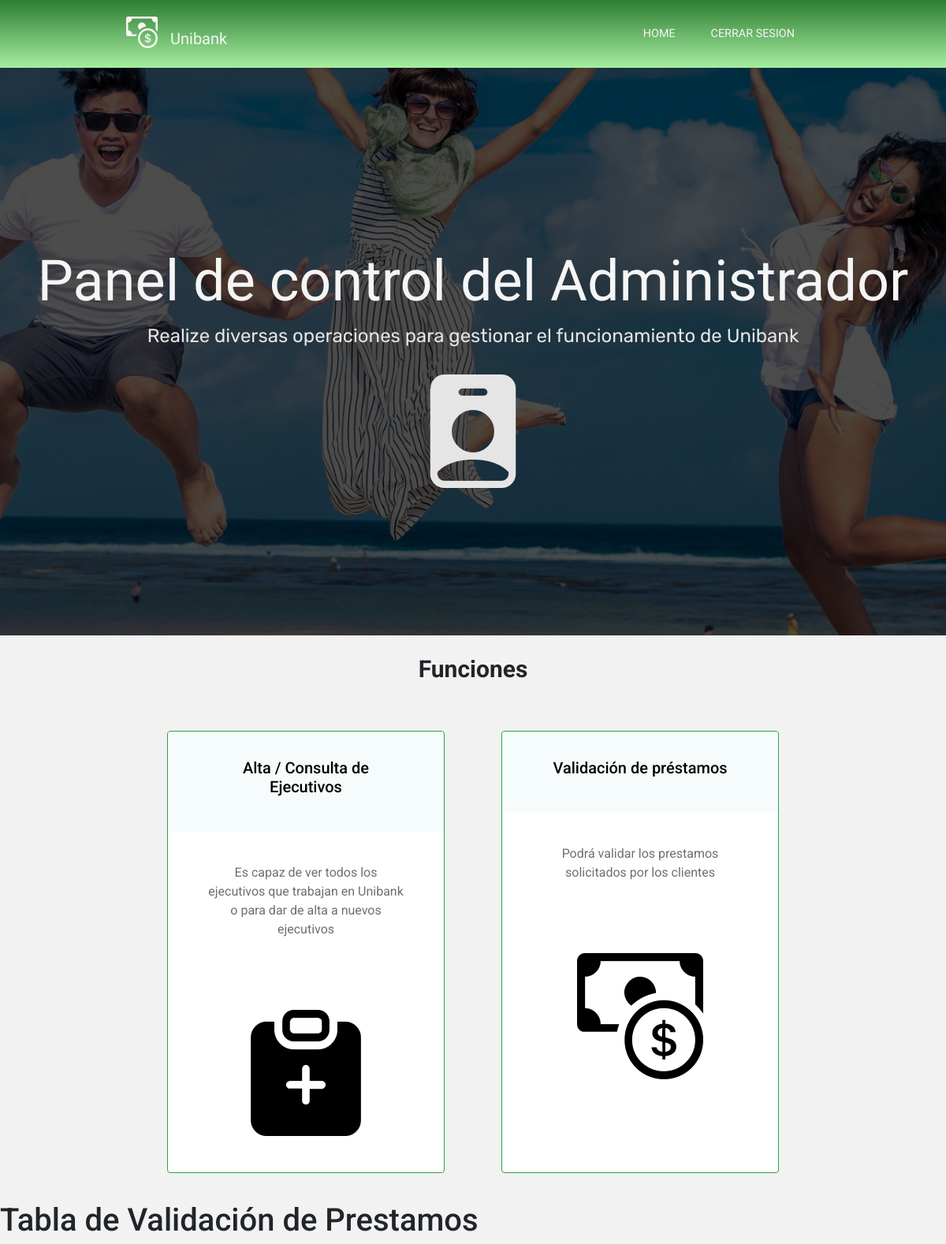
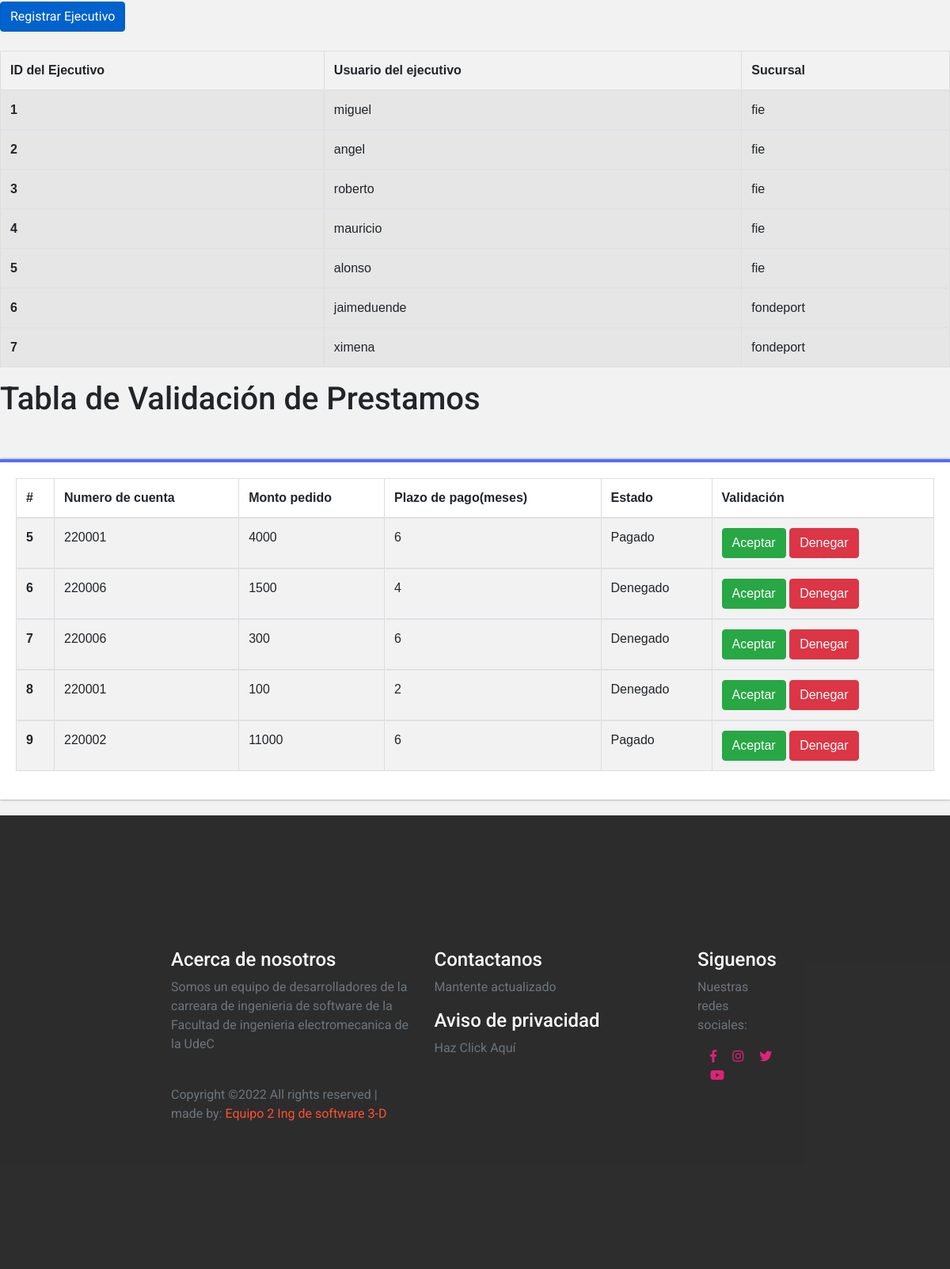
/adminUser.php (signed in), run on the app's committed database (2 pictures, top to bottom).
### tables this page shows
CREATE TABLE `ejecutivos` (
  `idEjecutivo` int(11) NOT NULL,
  `usuarioEjecutivo` varchar(200) NOT NULL,
  `sucursal` varchar(50) NOT NULL,
  `pass` varchar(200) NOT NULL
);

CREATE TABLE `prestamos` (
  `id` int(11) NOT NULL,
  `NoCli` int(11) NOT NULL,
  `dinero` int(11) NOT NULL,
  `meses` int(11) NOT NULL,
  `status` varchar(50) NOT NULL
);

### vistas/adminUser.view.php (the view, shortened to what this page needs)
<!DOCTYPE html>
<html lang="en">
<head>
  <link rel="stylesheet" href="https://stackpath.bootstrapcdn.com/bootstrap/4.3.1/css/bootstrap.min.css"
 />
  <link rel="stylesheet" href="https://use.fontawesome.com/releases/v5.7.2/css/all.css"
>
  <link rel="stylesheet" href="https://cdn.jsdelivr.net/npm/bootstrap-icons@1.9.1/font/bootstrap-icons.css">
  <link rel="stylesheet" href="./Style.css" />
  <link rel="stylesheet" href="./mobile-style.css">
</head>
<body>
  <header>
    <div class="container-fluid p-0">
      <nav class="navbar navbar-expand-lg">
        <a class="navbar-brand" href="./index.php">
          <i class="bi bi-cash-coin fa-2x mx-3"></i>Unibank
        </a>
        <div class="collapse navbar-collapse" id="navbarNav">
          <ul class="navbar-nav">
            <li class="nav-item active">
              <a class="nav-link" href="./index.php">HOME
              </a>
            </li>
            <li class="nav-item" >
             <a class="nav-link" href="./funciones/cerrarSesion.php">
                <?php if(isset($_SESSION['adminUser'])){
                    echo "CERRAR SESION";
                    } elseif (isset($_SESSION['usuarioEjecutivo'])) {
                    echo "CERRAR SESION";
                    } elseif (isset($_SESSION['codigoCliente'])) {
                    echo "CERRAR SESION";
                    }
                    else {
                         echo "";
                    }
                  ?>
              </a>
              </li>
          </ul>
        </div>
      </nav>
    </div>
  </header>
  <section class="section-2 container-fluid p-0">
      <div class="cover">
        <div class="content text-center">
        <h1>Panel de control del Administrador </h1>
        <p>
          Realize diversas operaciones para gestionar el funcionamiento de Unibank <br>
          <i style="font-size: 6em;" class="bi bi-person-badge-fill"></i>
          <br>
        </p>
        </div>
      </div>
<div id="tituloAdmin">Funciones</div>
      <div class="purchase text-center">
        <div class="cards">
          <div class="d-flex flex-row justify-content-center flex-wrap">
            <div class="card card border-success">
              <div class="card-body">
                <div class="title">
                  <h5 style="color: black;" class="card-title">Alta / Consulta de Ejecutivos</h5>
                </div>
                <p class="card-text">
                  Es capaz de ver todos los ejecutivos que trabajan en Unibank o para dar de alta a nuevos ejecutivos<br>
                </p>
                <i style="font-size: 10em; color: black;" class="bi bi-clipboard-plus-fill"></i>
              </div>
            </div>
            <div class="card card border-success">
              <div class="card-body">
                <div class="title">
                  <h5 style="color: black;" class="card-title">Validación de préstamos</h5>
                </div>
                <p class="card-text">
                  Podrá validar los prestamos solicitados por los clientes
                </p>
                <i style="font-size: 10em; color: black;" class="bi bi-cash-coin"></i>
              </div>
            </div>
          </div>
        </div>
      </div>
    </section>
    <?php
    $conexion=mysqli_connect('localhost','root','','unibank');
    ?>
  <h1>Tabla de Validación de Prestamos</h1>
  <table class="table table-striped table-hover">
  <div class="botoncito">
    <a href="./rscEjecutivo/registroEjecutivo.view.php" class="btn btn-primary active" aria-current="page">Registrar Ejecutivo</a>
  </div><br>
  <thead>
    <tr>
      <th scope="col">ID del Ejecutivo</th>
      <th scope="col">Usuario del ejecutivo</th>
      <th scope="col">Sucursal</th>
    </tr>
  </thead>
  <?php
  $sql="SELECT * FROM ejecutivos";
  $result=mysqli_query($conexion,$sql);
  while($mostrar=mysqli_fetch_array($result)){
  ?>
  <tbody>
    <tr>
      <th scope="row"><?php echo $mostrar['idEjecutivo'] ?></th>
      <td><?php echo $mostrar['usuarioEjecutivo'] ?></td>
      <td><?php echo $mostrar['sucursal'] ?></td>
    </tr>
  <?php
  }
  ?>
  </table>
<?php
$conexion=mysqli_connect('localhost','root','','unibank');
?>
  <h1>Tabla de Validación de Prestamos</h1><br>
  <form method="POST" action="./amortizacion/respuestasPrestamos/aceptar.php">
  <table class="table table-striped table-hover">
  <thead>
    <tr>
      <th scope="col">#</th>
      <th scope="col">Numero de cuenta</th>
      <th scope="col">Monto pedido</th>
      <th scope="col">Plazo de pago(meses)</th>
      <th scope="col">Estado</th>
      <th scope="ccol">Validación</th>
    </tr>
  </thead>
  <?php
  $sql="SELECT * FROM prestamos ";
  $result=mysqli_query($conexion,$sql);
  while($mostrar=mysqli_fetch_array($result)){
  ?>
  <tbody>
    <tr>
      <th scope="row"><?php echo $mostrar['id'] ?></th>
      <td><?php echo $mostrar['NoCli'] ?></td>
      <td><?php echo $mostrar['dinero'] ?></td>
      <td><?php echo $mostrar['meses'] ?></td>
      <td><?php echo $mostrar['status'] ?></td>
      <td><a class="btn btn-success" href="./amortizacion/respuestasPrestamos/aceptar.php?id=<?=$mostrar['id']?>" role="button">Aceptar</a>
      <a class="btn btn-danger" href="./amortizacion/respuestasPrestamos/denegar.php?id=<?=$mostrar['id']?>" role="button">Denegar</a></td>
    </tr>
  <?php
  }
  ?>
  </table>
</form>
<?php
require './vistas/footer.php';
?>
</body>
</html>

### Style.css (style rules this page uses)
* { box-sizing: border-box; }
header, section { overflow-x: hidden; }
:root { --Sniglet-font: "Sniglet", cursive; --Rubik: "Rubik", cursive; --Patua: "Patua One", cursive; --Lobster: "lobster", cursive; --light-black: #2e2c2caf; --bggradient: linear-gradient(to bottom, #2e7d32, #a5eea0); --light-gray: rgba(255, 255, 255, 0.877); }
header a { font-family: var(--Sniglet-font); font-size: 0.9em; color: whitesmoke; }
header .nav-item:last-child { padding-right: 10.5em; }
header .nav-item { padding: 0.9em; }
header .navbar-brand { padding-left: 8rem; }
header { background: #ff512f; background: var(--bggradient); }
.cover { width: 100%; height: 60vmin; background: url("../assets/pexels-photo-452738.jpeg"); background-position: -24rem -19rem; background-size: 150%; position: relative; }
.cover .content { width: 100%; height: 100%; background: rgba(0, 0, 0, 0.7); padding-top: 19vmin; }
.cover .content > h1 { font-family: var(--Patua); font-size: 6vmin; color: whitesmoke; }
.cover .content > p { font-family: var(--Rubik); font-size: 2vmin; color: #e5e5e5; }
.purchase .cards .card { width: 22rem; margin: 3vmin 3vmin; }
.cards div { padding: 0; margin: 0; }
.cards .title { background: rgba(208, 241, 241, 0.199); padding: 1.4em 2.5em; font-size: 2vmin; }
.card .card-text { padding: 2.5rem 3rem; color: var(--light-black); }
#tituloAdmin { text-align: center; font-style: normal; font-size: 30px; font-weight: bold; padding: 20px; }
body { background:#F2F2F2; font-size: 16px; font-family:"Roboto", Arial, sans-serif, helvetica; }
form { width: 100%; margin: 20px 0; padding: 20px; background: #fff; overflow: hidden; box-shadow: 0 0 3px grey; border-top:4px solid #536DFE; }

### vistas/adminUser.view.php (style rules this page uses)
table { font-family: arial, sans-serif; border-collapse: collapse; width: 100%; margin-bottom: 100px; }
td, th { border: 1px solid #dddddd; text-align: left; padding: 8px; }

### data on the page
ejecutivos: idEjecutivo "1", usuarioEjecutivo "miguel", sucursal "fie"
ejecutivos: idEjecutivo "2", usuarioEjecutivo "angel", sucursal "fie"
ejecutivos: idEjecutivo "3", usuarioEjecutivo "roberto", sucursal "fie"
ejecutivos: idEjecutivo "4", usuarioEjecutivo "mauricio", sucursal "fie"
ejecutivos: idEjecutivo "5", usuarioEjecutivo "alonso", sucursal "fie"
ejecutivos: idEjecutivo "6", usuarioEjecutivo "jaimeduende", sucursal "fondeport"
ejecutivos: idEjecutivo "7", usuarioEjecutivo "ximena", sucursal "fondeport"
prestamos: id "5", NoCli "220001", dinero "4000", meses "6", status "Pagado"
prestamos: id "6", NoCli "220006", dinero "1500", meses "4", status "Denegado"
prestamos: id "7", NoCli "220006", dinero "300", meses "6", status "Denegado"
prestamos: id "8", NoCli "220001", dinero "100", meses "2", status "Denegado"
prestamos: id "9", NoCli "220002", dinero "11000", meses "6", status "Pagado"
